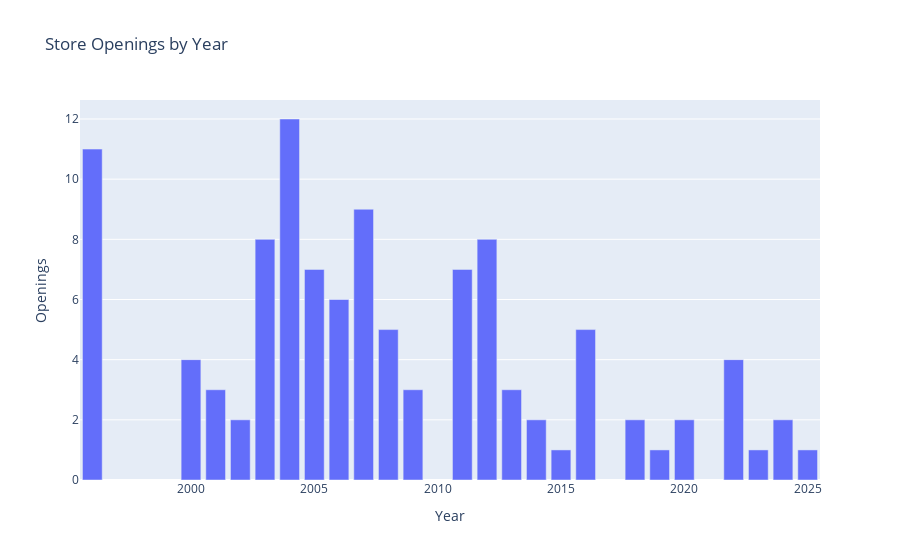

The code cell stored with this chart in its notebook:
### Code cell
fig_openings = px.bar(opening_trend, x='Year', y='Openings', title='Store Openings by Year')
fig_openings

### Figure 1 — Plotly figure (JSON) as saved in the notebook; plotly's stock layout.template omitted (floating-point values rounded to 4 significant figures)
{"data": [{"alignmentgroup": "True", "hovertemplate": "Year=%{x}<br>Openings=%{y}<extra></extra>", "legendgroup": "", "marker": {"color": "#636efa", "pattern": {"shape": ""}}, "name": "", "offsetgroup": "", "orientation": "v", "showlegend": false, "textposition": "auto", "type": "bar", "x": [1996, 2000, 2001, 2002, 2003, 2004, 2005, 2006, 2007, 2008, 2009, 2011, 2012, 2013, 2014, 2015, 2016, 2018, 2019, 2020, 2022, 2023, 2024, 2025], "xaxis": "x", "y": [11, 4, 3, 2, 8, 12, 7, 6, 9, 5, 3, 7, 8, 3, 2, 1, 5, 2, 1, 2, 4, 1, 2, 1], "yaxis": "y"}], "layout": {"barmode": "relative", "legend": {"tracegroupgap": 0}, "title": {"text": "Store Openings by Year"}, "xaxis": {"anchor": "y", "domain": [0, 1], "title": {"text": "Year"}}, "yaxis": {"anchor": "x", "domain": [0, 1], "title": {"text": "Openings"}}}}
